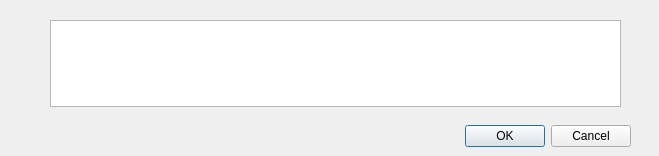
<?xml version="1.0" encoding="UTF-8"?>
<ui version="4.0">
 <class>InputChar</class>
 <widget class="QDialog" name="InputChar">
  <property name="geometry">
   <rect>
    <x>0</x>
    <y>0</y>
    <width>659</width>
    <height>156</height>
   </rect>
  </property>
  <property name="windowTitle">
   <string>Dialog</string>
  </property>
  <widget class="QDialogButtonBox" name="buttonBox">
   <property name="geometry">
    <rect>
     <x>290</x>
     <y>120</y>
     <width>341</width>
     <height>32</height>
    </rect>
   </property>
   <property name="orientation">
    <enum>Qt::Horizontal</enum>
   </property>
   <property name="standardButtons">
    <set>QDialogButtonBox::Cancel|QDialogButtonBox::Ok</set>
   </property>
  </widget>
  <widget class="QTextEdit" name="textEdit">
   <property name="geometry">
    <rect>
     <x>50</x>
     <y>20</y>
     <width>571</width>
     <height>87</height>
    </rect>
   </property>
  </widget>
 </widget>
 <resources/>
 <connections>
  <connection>
   <sender>buttonBox</sender>
   <signal>accepted()</signal>
   <receiver>InputChar</receiver>
   <slot>accept()</slot>
   <hints>
    <hint type="sourcelabel">
     <x>248</x>
     <y>254</y>
    </hint>
    <hint type="destinationlabel">
     <x>157</x>
     <y>274</y>
    </hint>
   </hints>
  </connection>
  <connection>
   <sender>buttonBox</sender>
   <signal>rejected()</signal>
   <receiver>InputChar</receiver>
   <slot>reject()</slot>
   <hints>
    <hint type="sourcelabel">
     <x>316</x>
     <y>260</y>
    </hint>
    <hint type="destinationlabel">
     <x>286</x>
     <y>274</y>
    </hint>
   </hints>
  </connection>
 </connections>
</ui>
